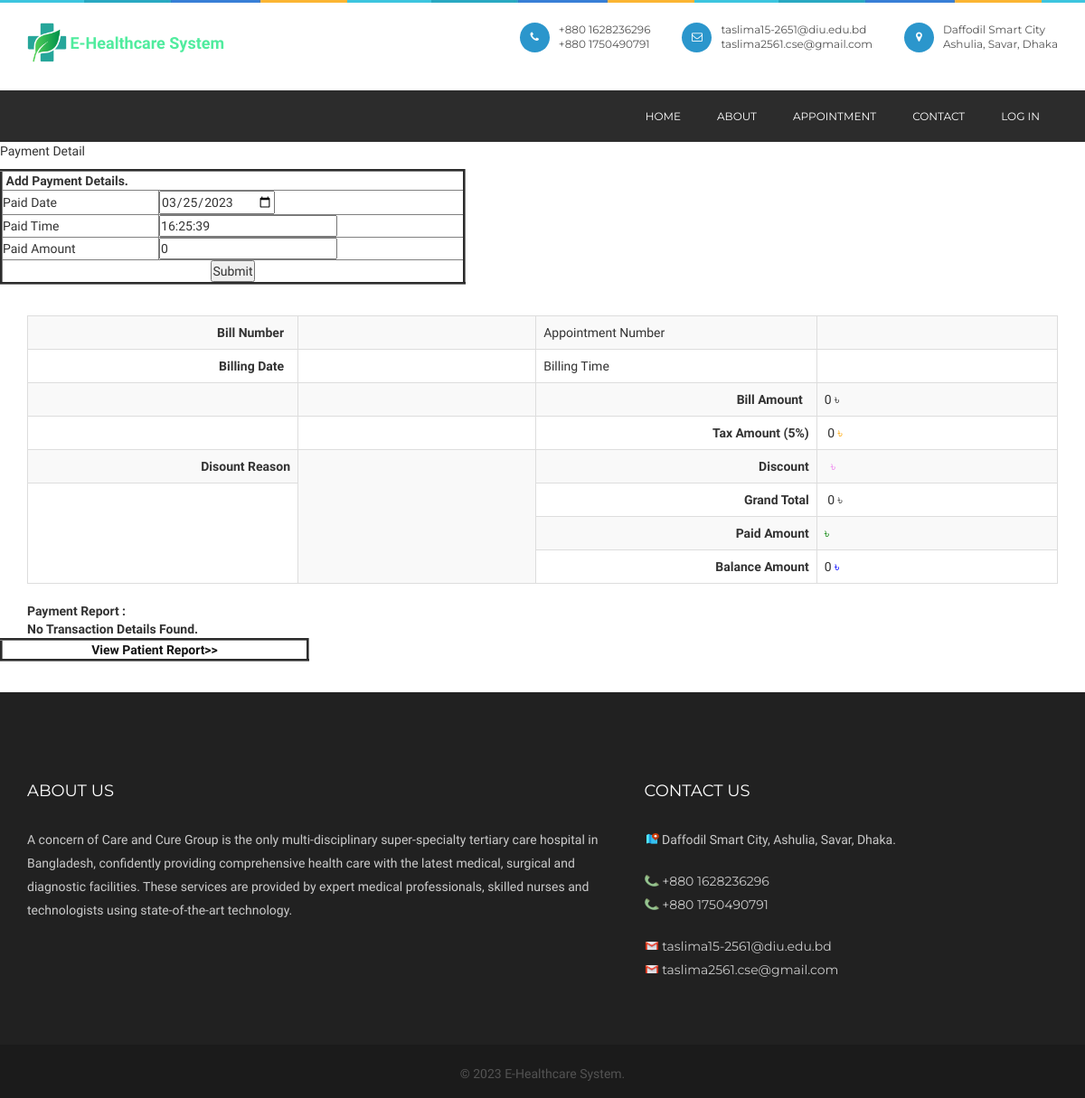
The app's page /payment.php, older data.
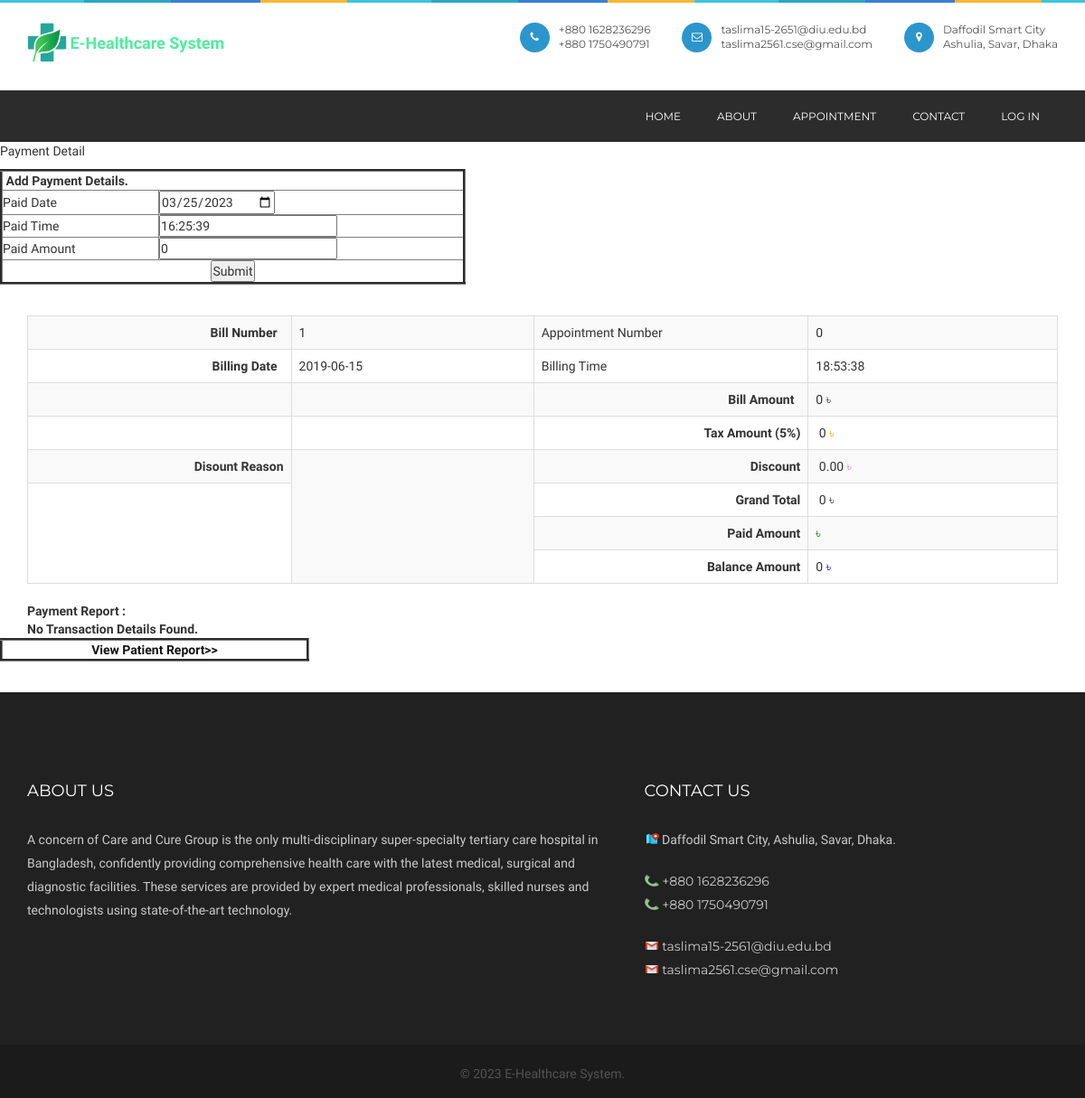
The same page, newer data.
### tables this page shows
CREATE TABLE `billing` (
  `billingid` int(10) NOT NULL,
  `patientid` int(10) NOT NULL,
  `appointmentid` int(10) NOT NULL,
  `billingdate` date NOT NULL,
  `billingtime` time NOT NULL,
  `discount` float(10,2) NOT NULL,
  `taxamount` float(10,2) NOT NULL,
  `discountreason` text NOT NULL,
  `discharge_time` time NOT NULL,
  `discharge_date` date NOT NULL
);

### viewpaymentreport.php (the view, shortened to what this page needs)
<?php
include("dbconnection.php");
?>
 <section class="container">
<?php
$sqlbilling_records ="SELECT * FROM billing WHERE appointmentid='billappointmentid'";
$qsqlbilling_records = mysqli_query($con,$sqlbilling_records);
$rsbilling_records = mysqli_fetch_array($qsqlbilling_records);
?>
 	<table class="table table-bordered table-striped">
      <tbody>
        <tr>
          <th scope="col"><div align="right">Bill Number &nbsp; </div></th>
          <td><?php echo $rsbilling_records['billingid']; ?></td>
          <td>Appointment Number &nbsp;</td>
          <td><?php echo $rsbilling_records['appointmentid']; ?></td>
        </tr>
        <tr>
          <th width="442" scope="col"><div align="right">Billing Date &nbsp; </div></th>
          <td width="413"><?php echo $rsbilling_records['billingdate']; ?></td>
          <td width="413">Billing Time &nbsp; </td>
          	<td width="413"><?php echo $rsbilling_records['billingtime'] ; ?></td>
        </tr>
		<tr>
          <th scope="col"><div align="right"></div></th>
          <td></td>
          <th scope="col"><div align="right">Bill Amount &nbsp; </div></th>
          <td>
		<?php
		$billamt= 0;
		?>
  <?php echo $billamt; ?> <span>৳</span></td>
        </tr>
        <tr>
          <th width="442" scope="col"><div align="right"></div></th>
          <td width="413">&nbsp;</td>
          <th width="442" scope="col"><div align="right">Tax Amount (5%)</div></th>
          <td width="413">&nbsp;<?php echo $taxamt = 5 * ($billamt / 100); ?> <span style="color: orange;">৳</span></td>
       	</tr>
		<tr>
		  <th scope="col"><div align="right">Disount Reason</div></th>
		  <td rowspan="4" valign="top"><?php echo $rsbilling_records['discountreason']; ?></td>
		  <th scope="col"><div align="right">Discount</div></th>
		  <td>&nbsp;<?php echo $rsbilling_records['discount']; ?> <span style="color: violet;">৳</span>
		</td>
	    </tr>
		<tr>
		  <th rowspan="3" scope="col">&nbsp;</th>
		  <th scope="col"><div align="right">Grand Total</div></th>
		  <td>&nbsp;<?php echo $grandtotal = ($billamt + $taxamt)  - $rsbilling_records['discount'] ; ?>
		  <span>৳</span></td>
	    </tr>
		<tr>
		  <th scope="col"><div align="right">Paid Amount</div></th>
		  <td><?php
		  	$sqlpayment ="SELECT sum(paidamount) FROM payment where appointmentid='billappointmentid'";
			$qsqlpayment = mysqli_query($con,$sqlpayment);
			$rspayment = mysqli_fetch_array($qsqlpayment);
		   ?> <span style="color: green;">  ৳</span></td>
	    </tr>
		<tr>
		  <th scope="col"><div align="right">Balance Amount</div></th>
		  <td><?php echo $balanceamt = $grandtotal - $rspayment[0]  ; ?> <span style="color: blue;">৳</span></td>
	    </tr>
      </tbody>
    </table>
   <strong>Payment Report :</strong> <br>
<?php
$sqlpayment = "SELECT * FROM payment where appointmentid='billappointmentid'";
$qsqlpayment = mysqli_query($con,$sqlpayment);
if(mysqli_num_rows($qsqlpayment) == 0)
{
	echo "<strong>No Transaction Details Found.</strong>";
}
?>
</section>

Row changes from the older to the newer data that the page shows:
added billing: billingid "1", appointmentid "0", billingdate "2019-06-15", billingtime "18:53:38", discount "0.00", discount "0"
Text that changed along with them:
$grandtotal = ($billamt + $taxamt)  - $rsbilling_records['discount']: "0" → (not shown)
